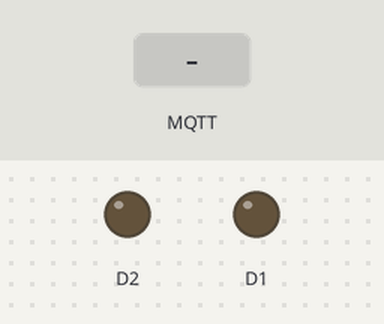
Bench run of a sketch on a simulated ESP8266 (NodeMCU). On the bench: output pins drawn as LEDs (lit = HIGH). The test bench sets the inputs (shaded band). WiFi joins after 1.5 s; servers stay silent unless stated; random numbers use the default seed unless the sketch sets one; no MQTT or app messages arrive unless stated; what the sketch prints to the serial monitor is not drawn.

Above: at 2.8 s.
2.9 s: MQTT message "0" arrives on the first subscribed topic
At 3.5 s:
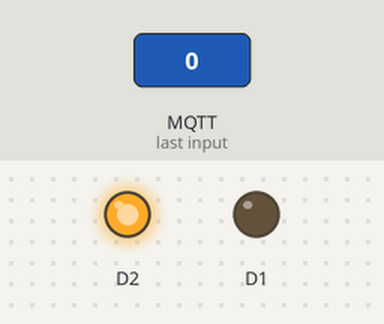
5.4 s: MQTT message "1" arrives on the first subscribed topic
At 6.2 s:
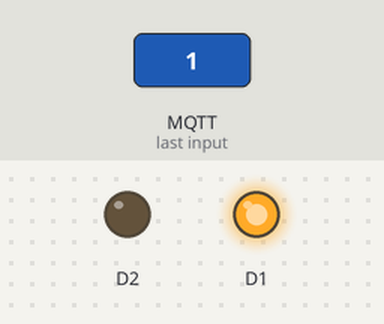
Timing chart, 0 to 8.4 s (numbered marks = the images above; inputs shaded):
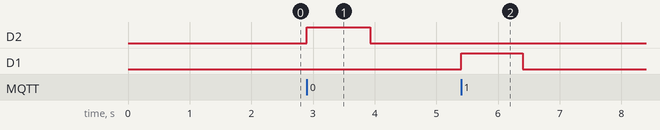

The sketch:

container.ino
```cpp
// (licence header left out)
#include <ArduinoJson.h>
#include <ESP8266WiFi.h>
#include <PubSubClient.h>

// Update these with values suitable for your network.
const char* ssid = "TPLinkFiber";
const char* password = "ActiveEyeElyu5";
const char* mqtt_server = "broker.mqttdashboard.com";
// const char* mqtt_server = "192.168.10.1";

WiFiClient espClient;
PubSubClient client(espClient);

void setup_wifi() {
   delay(100);
  // We start by connecting to a WiFi network
    Serial.print("Connecting to ");
    Serial.println(ssid);
    WiFi.begin(ssid, password);
    while (WiFi.status() != WL_CONNECTED)
    {
      delay(500);
      Serial.print(".");
    }
  randomSeed(micros());
  Serial.println("");
  Serial.println("WiFi connected");
  Serial.println("IP address: ");
  Serial.println(WiFi.localIP());
}

void callback(char* topic, byte* payload, unsigned int length)
{

  StaticJsonBuffer<300> JSONbuffer;
  JsonObject& JSONencoder = JSONbuffer.createObject();

  JSONencoder["device"] = "Container";

  Serial.print("Command from MQTT broker is : [");
  Serial.print(topic);
  int p =(char)payload[0]-'0';
  // if MQTT comes a 0 turn off LED on D2
  if(p==0)
  {
	digitalWrite(D2, HIGH); //magtuturn un motor reverse
	delay(1025);
	digitalWrite(D2, LOW); //magstop motor
  JSONencoder["Command"] = "Off";
  char JSONmessageBuffer[100];
  JSONencoder.printTo(JSONmessageBuffer, sizeof(JSONmessageBuffer));
  client.publish("brooder/container/status", JSONmessageBuffer);
    Serial.println(" Turn Off Container! ");
  }
  // if MQTT comes a 1, turn on LED on pin D2
  if(p==1)
  {
	digitalWrite(D1, HIGH); //magtuturn un dc motor
	delay(1000);
	digitalWrite(D1, LOW); //magstop un motor
  JSONencoder["Command"] = "On";
  char JSONmessageBuffer[100];
  JSONencoder.printTo(JSONmessageBuffer, sizeof(JSONmessageBuffer));
  client.publish("brooder/container/status", JSONmessageBuffer);
    Serial.println(" Turn On Container! ");
  }
  Serial.println();
} //end callback

void reconnect() {
  // Loop until we're reconnected
  while (!client.connected())
  {
    Serial.print("Attempting MQTT connection...");
    // Create a random client ID
    String clientId = "ESP8266Client-";
    clientId += String(random(0xffff), HEX);
    // Attempt to connect
    //if you MQTT broker has clientID,username and password
    //please change following line to    if (client.connect(clientId,userName,passWord))
    if (client.connect(clientId.c_str()))
    {
      Serial.println("connected");
     //once connected to MQTT broker, subscribe command if any
      client.subscribe("brooder/container");
    } else {
      Serial.print("failed, rc=");
      Serial.print(client.state());
      Serial.println(" try again in 5 seconds");
      // Wait 6 seconds before retrying
      delay(6000);
    }
  }
} //end reconnect()

void setup() {
  Serial.begin(115200);
  setup_wifi();
  client.setServer(mqtt_server, 1883);
  client.setCallback(callback);
  pinMode(D1, OUTPUT);
  pinMode(D2, OUTPUT);
}

void loop() {
  if (!client.connected()) {
    reconnect();
  }
  client.loop();
}
```

Measured:
- after the input at 2.9 s, D2: LOW → HIGH at once, → LOW 1.0 s later
- after the input at 5.4 s, D1: LOW → HIGH at once, → LOW 1.0 s later
